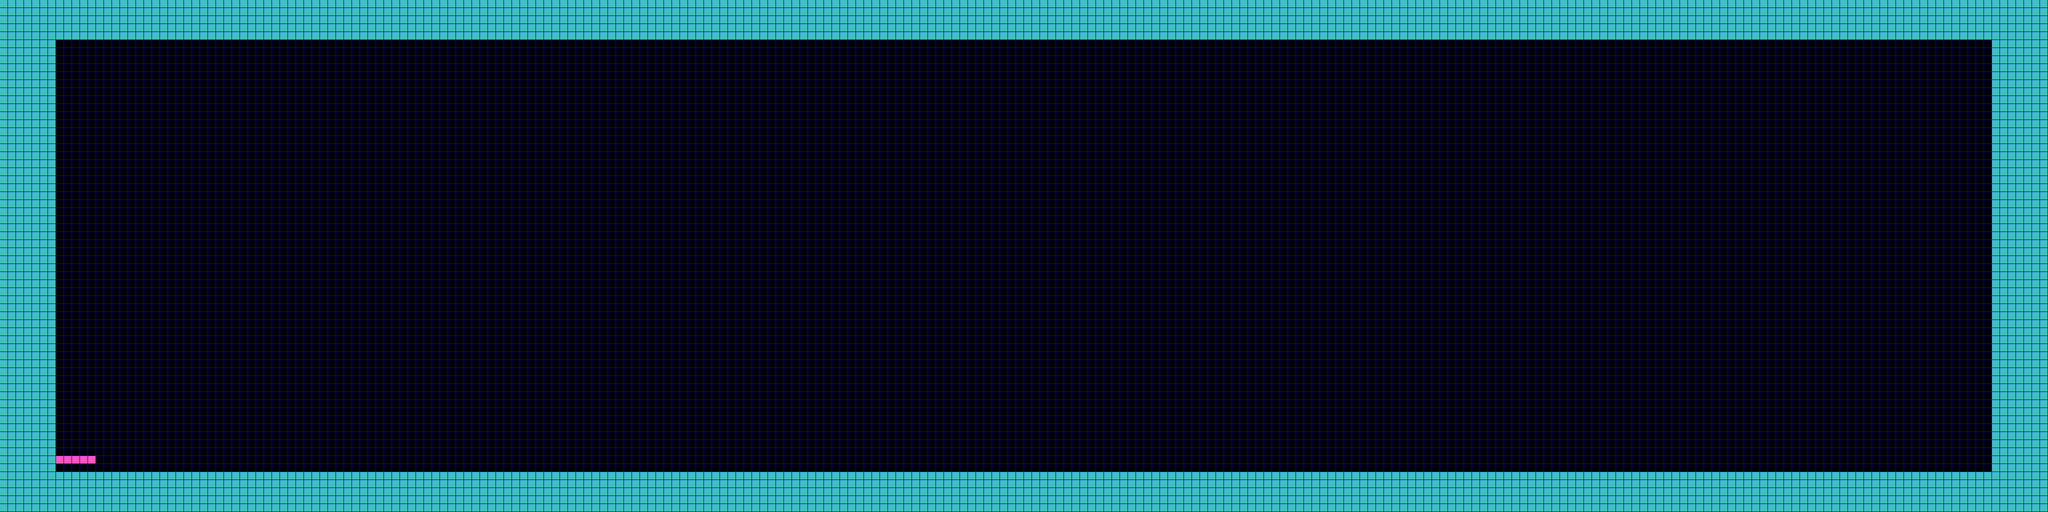

Tiled map render using the project's own tile images. Description and the map definition, with tile-layer contents summarised, below:
An orthogonal 512x128 tile map with 8x8 px tiles, 4 tile layers (BG, FG, Passability, Grid), 2 tilesets.

<map version="1.4" tiledversion="2020.09.09" orientation="orthogonal" renderorder="right-down" width="512" height="128" tilewidth="8" tileheight="8" infinite="0" nextlayerid="8" nextobjectid="1">
 <tileset firstgid="1" source="../../Tiled/grid.tsx" />
 <tileset firstgid="2" source="../../tilesets/mountain.tsx" />
 <layer id="2" name="BG" width="512" height="128">
  <data>[65536 cells, 13284 non-empty, 2 distinct tile ids]</data>
 </layer>
 <objectgroup id="3" name="Events" offsetx="0" offsety="4" />
 <layer id="4" name="FG" width="512" height="128">
  <data>[65536 cells, 0 non-empty, 0 distinct tile ids]</data>
 </layer>
 <objectgroup id="7" name="Regions" />
 <layer id="5" name="Passability" width="512" height="128">
  <data>[65536 cells, 0 non-empty, 0 distinct tile ids]</data>
 </layer>
 <objectgroup id="6" name="Visibility" />
 <layer id="1" name="Grid" width="512" height="128">
  <data>[65536 cells, 16384 non-empty, 1 distinct tile ids]</data>
 </layer>
</map>
